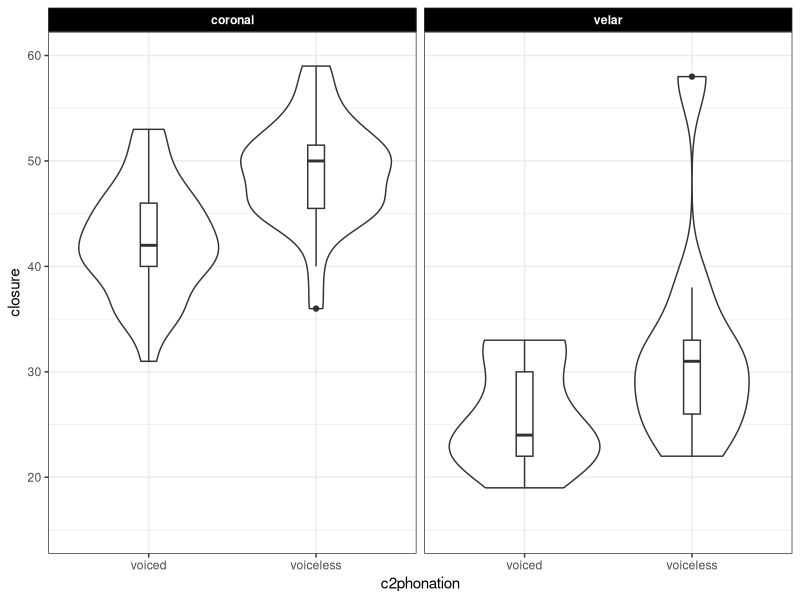

Here is the R script that generated this plot:
## ---- chunk 1
knitr::opts_chunk$set(echo = TRUE)
knitr::opts_knit$set(root.dir=normalizePath("../"))
library(tidyr)
library(dplyr)
library(ggplot2)
theme_set(theme_bw())
library(gss)
library(stringr)
## ---- chunk 2
num.splines = 42
first.columns <- c(
    "subject",
    "seconds",
    "rec.date",
    "prompt",
    "label",
    "TD.displacement",
    "TT.displacement",
    "TD.displacement.sm",
    "TD.velocity",
    "TD.velocity.abs",
    "TT.displacement.sm",
    "TT.velocity",
    "TT.velocity.abs"
    )
columns <- c(first.columns,
             paste0(rep(c("X", "Y"), num.splines),
                    "_",
                    rep(1:num.splines, each = 2)
                    )
             )
## ---- chunk 3
raw.data <- read.delim("pilot/results/SC01_aaa.txt", header = FALSE,
                    na.string = '*', col.names = columns
                    )

rm(num.splines, first.columns, columns)

raw.data <- unique(raw.data)

stimuli <- read.csv("pilot/stimuli/nonce.csv")
## ---- chunk 4
splines <- raw.data %>%
    gather(spline, coordinate, X_1:Y_42) %>%
    separate(spline, c("axis", "fan"), convert = TRUE) %>%
    spread(axis, coordinate) %>%
    mutate(word = as.factor(word(prompt, 2))) %>%
    left_join(y = stimuli)
## ---- chunk 5
cons.gestures <- raw.data %>%
    select(subject:label) %>%
    separate(label, c("gesture", "tongue.area")) %>%
    spread(gesture, seconds) %>%
    select(subject:tongue.area, target, max, release) %>%
    mutate(closure = (release - target) * 1000) %>%
    mutate(word = as.factor(word(prompt, 2))) %>%
    left_join(y = stimuli)
## ---- chunk 6
ggplot(cons.gestures, aes(c2phonation, closure)) +
    facet_grid(.~c2place) +
    geom_violin() +
    geom_boxplot(width=0.1) +
    ylim(15, 60) +
    theme(strip.background = element_rect(fill = "black"),
          strip.text = element_text(color = "white", face = "bold")
          )
